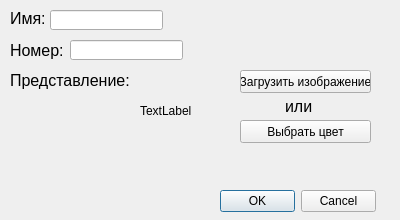
<?xml version="1.0" encoding="UTF-8"?>
<ui version="4.0">
 <class>AddStatementForm</class>
 <widget class="QDialog" name="AddStatementForm">
  <property name="geometry">
   <rect>
    <x>0</x>
    <y>0</y>
    <width>400</width>
    <height>220</height>
   </rect>
  </property>
  <property name="windowTitle">
   <string>Добавить / изменить состояние</string>
  </property>
  <widget class="QLabel" name="NameLabel">
   <property name="geometry">
    <rect>
     <x>10</x>
     <y>10</y>
     <width>41</width>
     <height>16</height>
    </rect>
   </property>
   <property name="font">
    <font>
     <pointsize>12</pointsize>
    </font>
   </property>
   <property name="text">
    <string>Имя:</string>
   </property>
  </widget>
  <widget class="QLineEdit" name="NameLineEdit">
   <property name="geometry">
    <rect>
     <x>50</x>
     <y>10</y>
     <width>113</width>
     <height>20</height>
    </rect>
   </property>
  </widget>
  <widget class="QLabel" name="NumberLabel">
   <property name="geometry">
    <rect>
     <x>10</x>
     <y>40</y>
     <width>61</width>
     <height>21</height>
    </rect>
   </property>
   <property name="font">
    <font>
     <pointsize>12</pointsize>
    </font>
   </property>
   <property name="text">
    <string>Номер:</string>
   </property>
   <property name="textFormat">
    <enum>Qt::PlainText</enum>
   </property>
  </widget>
  <widget class="QLineEdit" name="NumberLineEdit">
   <property name="geometry">
    <rect>
     <x>70</x>
     <y>40</y>
     <width>113</width>
     <height>20</height>
    </rect>
   </property>
  </widget>
  <widget class="QLabel" name="RepresentationLabel">
   <property name="geometry">
    <rect>
     <x>10</x>
     <y>70</y>
     <width>121</width>
     <height>21</height>
    </rect>
   </property>
   <property name="font">
    <font>
     <pointsize>12</pointsize>
    </font>
   </property>
   <property name="text">
    <string>Представление:</string>
   </property>
  </widget>
  <widget class="QLabel" name="ImageLabel">
   <property name="geometry">
    <rect>
     <x>140</x>
     <y>80</y>
     <width>61</width>
     <height>61</height>
    </rect>
   </property>
   <property name="text">
    <string>TextLabel</string>
   </property>
  </widget>
  <widget class="QPushButton" name="LoadImageButton">
   <property name="geometry">
    <rect>
     <x>240</x>
     <y>70</y>
     <width>131</width>
     <height>23</height>
    </rect>
   </property>
   <property name="text">
    <string>Загрузить изображение</string>
   </property>
  </widget>
  <widget class="QLabel" name="OrLabel">
   <property name="geometry">
    <rect>
     <x>285</x>
     <y>100</y>
     <width>27</width>
     <height>13</height>
    </rect>
   </property>
   <property name="font">
    <font>
     <pointsize>12</pointsize>
    </font>
   </property>
   <property name="text">
    <string>или</string>
   </property>
  </widget>
  <widget class="QPushButton" name="ChooseAColorButton">
   <property name="geometry">
    <rect>
     <x>240</x>
     <y>120</y>
     <width>131</width>
     <height>23</height>
    </rect>
   </property>
   <property name="text">
    <string>Выбрать цвет</string>
   </property>
  </widget>
  <widget class="QDialogButtonBox" name="OkCancelDialogBox">
   <property name="geometry">
    <rect>
     <x>220</x>
     <y>190</y>
     <width>156</width>
     <height>23</height>
    </rect>
   </property>
   <property name="standardButtons">
    <set>QDialogButtonBox::Cancel|QDialogButtonBox::Ok</set>
   </property>
  </widget>
 </widget>
 <resources/>
 <connections/>
</ui>
